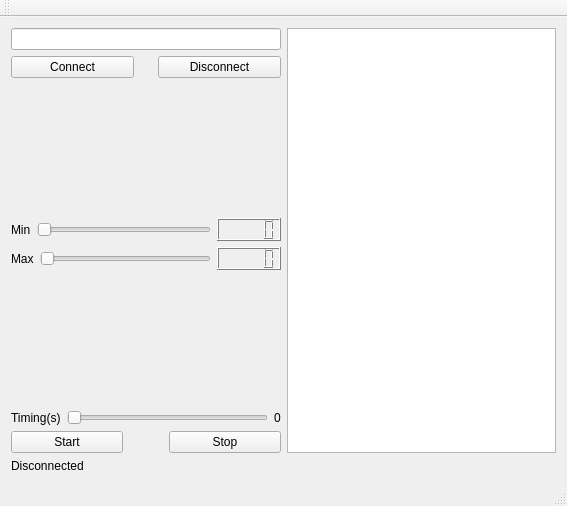
<?xml version="1.0" encoding="UTF-8"?>
<ui version="4.0">
 <class>MainWindow</class>
 <widget class="QMainWindow" name="MainWindow">
  <property name="geometry">
   <rect>
    <x>0</x>
    <y>0</y>
    <width>567</width>
    <height>506</height>
   </rect>
  </property>
  <property name="windowTitle">
   <string>Producer</string>
  </property>
  <widget class="QWidget" name="centralWidget">
   <layout class="QGridLayout" name="gridLayout">
    <item row="0" column="0">
     <layout class="QHBoxLayout" name="horizontalLayout_6">
      <item>
       <layout class="QVBoxLayout" name="verticalLayout_3" stretch="0,50,0,0,50,0">
        <item>
         <layout class="QVBoxLayout" name="verticalLayout">
          <item>
           <widget class="QLineEdit" name="lineEditIP"/>
          </item>
          <item>
           <layout class="QHBoxLayout" name="horizontalLayout_5" stretch="50,0,50">
            <item>
             <widget class="QPushButton" name="pushButtonConnect">
              <property name="text">
               <string>Connect</string>
              </property>
             </widget>
            </item>
            <item>
             <spacer name="horizontalSpacer">
              <property name="orientation">
               <enum>Qt::Horizontal</enum>
              </property>
              <property name="sizeHint" stdset="0">
               <size>
                <width>18</width>
                <height>20</height>
               </size>
              </property>
             </spacer>
            </item>
            <item>
             <widget class="QPushButton" name="pushButtonDisconnect">
              <property name="text">
               <string>Disconnect</string>
              </property>
             </widget>
            </item>
           </layout>
          </item>
         </layout>
        </item>
        <item>
         <spacer name="verticalSpacer_2">
          <property name="orientation">
           <enum>Qt::Vertical</enum>
          </property>
          <property name="sizeHint" stdset="0">
           <size>
            <width>20</width>
            <height>13</height>
           </size>
          </property>
         </spacer>
        </item>
        <item>
         <layout class="QHBoxLayout" name="horizontalLayout_3" stretch="0,100,0">
          <item>
           <widget class="QLabel" name="labelMin">
            <property name="text">
             <string>Min</string>
            </property>
           </widget>
          </item>
          <item>
           <widget class="QSlider" name="horizontalSliderMin">
            <property name="orientation">
             <enum>Qt::Horizontal</enum>
            </property>
           </widget>
          </item>
          <item>
           <widget class="QLCDNumber" name="lcdNumberMin">
            <property name="palette">
             <palette>
              <active>
               <colorrole role="WindowText">
                <brush brushstyle="SolidPattern">
                 <color alpha="255">
                  <red>0</red>
                  <green>0</green>
                  <blue>0</blue>
                 </color>
                </brush>
               </colorrole>
               <colorrole role="Button">
                <brush brushstyle="SolidPattern">
                 <color alpha="255">
                  <red>250</red>
                  <green>249</green>
                  <blue>248</blue>
                 </color>
                </brush>
               </colorrole>
               <colorrole role="Light">
                <brush brushstyle="SolidPattern">
                 <color alpha="255">
                  <red>255</red>
                  <green>255</green>
                  <blue>255</blue>
                 </color>
                </brush>
               </colorrole>
               <colorrole role="Midlight">
                <brush brushstyle="SolidPattern">
                 <color alpha="255">
                  <red>252</red>
                  <green>252</green>
                  <blue>251</blue>
                 </color>
                </brush>
               </colorrole>
               <colorrole role="Dark">
                <brush brushstyle="SolidPattern">
                 <color alpha="255">
                  <red>125</red>
                  <green>125</green>
                  <blue>124</blue>
                 </color>
                </brush>
               </colorrole>
               <colorrole role="Mid">
                <brush brushstyle="SolidPattern">
                 <color alpha="255">
                  <red>167</red>
                  <green>166</green>
                  <blue>165</blue>
                 </color>
                </brush>
               </colorrole>
               <colorrole role="Text">
                <brush brushstyle="SolidPattern">
                 <color alpha="255">
                  <red>0</red>
                  <green>0</green>
                  <blue>0</blue>
                 </color>
                </brush>
               </colorrole>
               <colorrole role="BrightText">
                <brush brushstyle="SolidPattern">
                 <color alpha="255">
                  <red>255</red>
                  <green>255</green>
                  <blue>255</blue>
                 </color>
                </brush>
               </colorrole>
               <colorrole role="ButtonText">
                <brush brushstyle="SolidPattern">
                 <color alpha="255">
                  <red>0</red>
                  <green>0</green>
                  <blue>0</blue>
                 </color>
                </brush>
               </colorrole>
               <colorrole role="Base">
                <brush brushstyle="SolidPattern">
                 <color alpha="255">
                  <red>255</red>
                  <green>255</green>
                  <blue>255</blue>
                 </color>
                </brush>
               </colorrole>
               <colorrole role="Window">
                <brush brushstyle="SolidPattern">
                 <color alpha="255">
                  <red>250</red>
                  <green>249</green>
                  <blue>248</blue>
                 </color>
                </brush>
               </colorrole>
               <colorrole role="Shadow">
                <brush brushstyle="SolidPattern">
                 <color alpha="255">
                  <red>0</red>
                  <green>0</green>
                  <blue>0</blue>
                 </color>
                </brush>
               </colorrole>
               <colorrole role="AlternateBase">
                <brush brushstyle="SolidPattern">
                 <color alpha="255">
                  <red>252</red>
                  <green>252</green>
                  <blue>251</blue>
                 </color>
                </brush>
               </colorrole>
               <colorrole role="ToolTipBase">
                <brush brushstyle="SolidPattern">
                 <color alpha="255">
                  <red>255</red>
                  <green>255</green>
                  <blue>220</blue>
                 </color>
                </brush>
               </colorrole>
               <colorrole role="ToolTipText">
                <brush brushstyle="SolidPattern">
                 <color alpha="255">
                  <red>0</red>
                  <green>0</green>
                  <blue>0</blue>
                 </color>
                </brush>
               </colorrole>
               <colorrole role="PlaceholderText">
                <brush brushstyle="SolidPattern">
                 <color alpha="127">
                  <red>0</red>
                  <green>0</green>
                  <blue>0</blue>
                 </color>
                </brush>
               </colorrole>
               <colorrole role="Accent">
                <brush brushstyle="SolidPattern">
                 <color alpha="255">
                  <red>255</red>
                  <green>255</green>
                  <blue>255</blue>
                 </color>
                </brush>
               </colorrole>
              </active>
              <inactive>
               <colorrole role="WindowText">
                <brush brushstyle="SolidPattern">
                 <color alpha="255">
                  <red>0</red>
                  <green>0</green>
                  <blue>0</blue>
                 </color>
                </brush>
               </colorrole>
               <colorrole role="Button">
                <brush brushstyle="SolidPattern">
                 <color alpha="255">
                  <red>250</red>
                  <green>249</green>
                  <blue>248</blue>
                 </color>
                </brush>
               </colorrole>
               <colorrole role="Light">
                <brush brushstyle="SolidPattern">
                 <color alpha="255">
                  <red>255</red>
                  <green>255</green>
                  <blue>255</blue>
                 </color>
                </brush>
               </colorrole>
               <colorrole role="Midlight">
                <brush brushstyle="SolidPattern">
                 <color alpha="255">
                  <red>252</red>
                  <green>252</green>
                  <blue>251</blue>
                 </color>
                </brush>
               </colorrole>
               <colorrole role="Dark">
                <brush brushstyle="SolidPattern">
                 <color alpha="255">
                  <red>125</red>
                  <green>125</green>
                  <blue>124</blue>
                 </color>
                </brush>
               </colorrole>
               <colorrole role="Mid">
                <brush brushstyle="SolidPattern">
                 <color alpha="255">
                  <red>167</red>
                  <green>166</green>
                  <blue>165</blue>
                 </color>
                </brush>
               </colorrole>
               <colorrole role="Text">
                <brush brushstyle="SolidPattern">
                 <color alpha="255">
                  <red>0</red>
                  <green>0</green>
                  <blue>0</blue>
                 </color>
                </brush>
               </colorrole>
               <colorrole role="BrightText">
                <brush brushstyle="SolidPattern">
                 <color alpha="255">
                  <red>255</red>
                  <green>255</green>
                  <blue>255</blue>
                 </color>
                </brush>
               </colorrole>
               <colorrole role="ButtonText">
                <brush brushstyle="SolidPattern">
                 <color alpha="255">
                  <red>0</red>
                  <green>0</green>
                  <blue>0</blue>
                 </color>
                </brush>
               </colorrole>
               <colorrole role="Base">
                <brush brushstyle="SolidPattern">
                 <color alpha="255">
                  <red>255</red>
                  <green>255</green>
                  <blue>255</blue>
                 </color>
                </brush>
               </colorrole>
               <colorrole role="Window">
                <brush brushstyle="SolidPattern">
                 <color alpha="255">
                  <red>250</red>
                  <green>249</green>
                  <blue>248</blue>
                 </color>
                </brush>
               </colorrole>
               <colorrole role="Shadow">
                <brush brushstyle="SolidPattern">
                 <color alpha="255">
                  <red>0</red>
                  <green>0</green>
                  <blue>0</blue>
                 </color>
                </brush>
               </colorrole>
               <colorrole role="AlternateBase">
                <brush brushstyle="SolidPattern">
                 <color alpha="255">
                  <red>252</red>
                  <green>252</green>
                  <blue>251</blue>
                 </color>
                </brush>
               </colorrole>
               <colorrole role="ToolTipBase">
                <brush brushstyle="SolidPattern">
                 <color alpha="255">
                  <red>255</red>
                  <green>255</green>
                  <blue>220</blue>
                 </color>
                </brush>
               </colorrole>
               <colorrole role="ToolTipText">
                <brush brushstyle="SolidPattern">
                 <color alpha="255">
                  <red>0</red>
                  <green>0</green>
                  <blue>0</blue>
                 </color>
                </brush>
               </colorrole>
               <colorrole role="PlaceholderText">
                <brush brushstyle="SolidPattern">
                 <color alpha="127">
                  <red>0</red>
                  <green>0</green>
                  <blue>0</blue>
                 </color>
                </brush>
               </colorrole>
               <colorrole role="Accent">
                <brush brushstyle="SolidPattern">
                 <color alpha="255">
                  <red>255</red>
                  <green>255</green>
                  <blue>255</blue>
                 </color>
                </brush>
               </colorrole>
              </inactive>
              <disabled>
               <colorrole role="WindowText">
                <brush brushstyle="SolidPattern">
                 <color alpha="255">
                  <red>125</red>
                  <green>125</green>
                  <blue>124</blue>
                 </color>
                </brush>
               </colorrole>
               <colorrole role="Button">
                <brush brushstyle="SolidPattern">
                 <color alpha="255">
                  <red>250</red>
                  <green>249</green>
                  <blue>248</blue>
                 </color>
                </brush>
               </colorrole>
               <colorrole role="Light">
                <brush brushstyle="SolidPattern">
                 <color alpha="255">
                  <red>255</red>
                  <green>255</green>
                  <blue>255</blue>
                 </color>
                </brush>
               </colorrole>
               <colorrole role="Midlight">
                <brush brushstyle="SolidPattern">
                 <color alpha="255">
                  <red>252</red>
                  <green>252</green>
                  <blue>251</blue>
                 </color>
                </brush>
               </colorrole>
               <colorrole role="Dark">
                <brush brushstyle="SolidPattern">
                 <color alpha="255">
                  <red>125</red>
                  <green>125</green>
                  <blue>124</blue>
                 </color>
                </brush>
               </colorrole>
               <colorrole role="Mid">
                <brush brushstyle="SolidPattern">
                 <color alpha="255">
                  <red>167</red>
                  <green>166</green>
                  <blue>165</blue>
                 </color>
                </brush>
               </colorrole>
               <colorrole role="Text">
                <brush brushstyle="SolidPattern">
                 <color alpha="255">
                  <red>125</red>
                  <green>125</green>
                  <blue>124</blue>
                 </color>
                </brush>
               </colorrole>
               <colorrole role="BrightText">
                <brush brushstyle="SolidPattern">
                 <color alpha="255">
                  <red>255</red>
                  <green>255</green>
                  <blue>255</blue>
                 </color>
                </brush>
               </colorrole>
               <colorrole role="ButtonText">
                <brush brushstyle="SolidPattern">
                 <color alpha="255">
                  <red>125</red>
                  <green>125</green>
                  <blue>124</blue>
                 </color>
                </brush>
               </colorrole>
               <colorrole role="Base">
                <brush brushstyle="SolidPattern">
                 <color alpha="255">
                  <red>250</red>
                  <green>249</green>
                  <blue>248</blue>
                 </color>
                </brush>
               </colorrole>
               <colorrole role="Window">
                <brush brushstyle="SolidPattern">
                 <color alpha="255">
                  <red>250</red>
                  <green>249</green>
                  <blue>248</blue>
                 </color>
                </brush>
               </colorrole>
               <colorrole role="Shadow">
                <brush brushstyle="SolidPattern">
                 <color alpha="255">
                  <red>0</red>
                  <green>0</green>
                  <blue>0</blue>
                 </color>
                </brush>
               </colorrole>
               <colorrole role="AlternateBase">
                <brush brushstyle="SolidPattern">
                 <color alpha="255">
                  <red>250</red>
                  <green>249</green>
                  <blue>248</blue>
                 </color>
                </brush>
               </colorrole>
               <colorrole role="ToolTipBase">
                <brush brushstyle="SolidPattern">
                 <color alpha="255">
                  <red>255</red>
                  <green>255</green>
                  <blue>220</blue>
                 </color>
                </brush>
               </colorrole>
               <colorrole role="ToolTipText">
                <brush brushstyle="SolidPattern">
                 <color alpha="255">
                  <red>0</red>
                  <green>0</green>
                  <blue>0</blue>
                 </color>
                </brush>
               </colorrole>
               <colorrole role="PlaceholderText">
                <brush brushstyle="SolidPattern">
                 <color alpha="127">
                  <red>125</red>
                  <green>125</green>
                  <blue>124</blue>
                 </color>
                </brush>
               </colorrole>
               <colorrole role="Accent">
                <brush brushstyle="SolidPattern">
                 <color alpha="255">
                  <red>255</red>
                  <green>255</green>
                  <blue>255</blue>
                 </color>
                </brush>
               </colorrole>
              </disabled>
             </palette>
            </property>
           </widget>
          </item>
         </layout>
        </item>
        <item>
         <layout class="QHBoxLayout" name="horizontalLayout_2" stretch="0,100,0">
          <item>
           <widget class="QLabel" name="labelMax">
            <property name="text">
             <string>Max</string>
            </property>
           </widget>
          </item>
          <item>
           <widget class="QSlider" name="horizontalSliderMax">
            <property name="orientation">
             <enum>Qt::Horizontal</enum>
            </property>
           </widget>
          </item>
          <item>
           <widget class="QLCDNumber" name="lcdNumberMax">
            <property name="palette">
             <palette>
              <active>
               <colorrole role="WindowText">
                <brush brushstyle="SolidPattern">
                 <color alpha="255">
                  <red>0</red>
                  <green>0</green>
                  <blue>0</blue>
                 </color>
                </brush>
               </colorrole>
               <colorrole role="Button">
                <brush brushstyle="SolidPattern">
                 <color alpha="255">
                  <red>255</red>
                  <green>255</green>
                  <blue>255</blue>
                 </color>
                </brush>
               </colorrole>
               <colorrole role="Light">
                <brush brushstyle="SolidPattern">
                 <color alpha="255">
                  <red>255</red>
                  <green>255</green>
                  <blue>255</blue>
                 </color>
                </brush>
               </colorrole>
               <colorrole role="Midlight">
                <brush brushstyle="SolidPattern">
                 <color alpha="255">
                  <red>255</red>
                  <green>255</green>
                  <blue>255</blue>
                 </color>
                </brush>
               </colorrole>
               <colorrole role="Dark">
                <brush brushstyle="SolidPattern">
                 <color alpha="255">
                  <red>127</red>
                  <green>127</green>
                  <blue>127</blue>
                 </color>
                </brush>
               </colorrole>
               <colorrole role="Mid">
                <brush brushstyle="SolidPattern">
                 <color alpha="255">
                  <red>170</red>
                  <green>170</green>
                  <blue>170</blue>
                 </color>
                </brush>
               </colorrole>
               <colorrole role="Text">
                <brush brushstyle="SolidPattern">
                 <color alpha="255">
                  <red>0</red>
                  <green>0</green>
                  <blue>0</blue>
                 </color>
                </brush>
               </colorrole>
               <colorrole role="BrightText">
                <brush brushstyle="SolidPattern">
                 <color alpha="255">
                  <red>255</red>
                  <green>255</green>
                  <blue>255</blue>
                 </color>
                </brush>
               </colorrole>
               <colorrole role="ButtonText">
                <brush brushstyle="SolidPattern">
                 <color alpha="255">
                  <red>0</red>
                  <green>0</green>
                  <blue>0</blue>
                 </color>
                </brush>
               </colorrole>
               <colorrole role="Base">
                <brush brushstyle="SolidPattern">
                 <color alpha="255">
                  <red>255</red>
                  <green>255</green>
                  <blue>255</blue>
                 </color>
                </brush>
               </colorrole>
               <colorrole role="Window">
                <brush brushstyle="SolidPattern">
                 <color alpha="255">
                  <red>255</red>
                  <green>255</green>
                  <blue>255</blue>
                 </color>
                </brush>
               </colorrole>
               <colorrole role="Shadow">
                <brush brushstyle="SolidPattern">
                 <color alpha="255">
                  <red>0</red>
                  <green>0</green>
                  <blue>0</blue>
                 </color>
                </brush>
               </colorrole>
               <colorrole role="AlternateBase">
                <brush brushstyle="SolidPattern">
                 <color alpha="255">
                  <red>255</red>
                  <green>255</green>
                  <blue>255</blue>
                 </color>
                </brush>
               </colorrole>
               <colorrole role="ToolTipBase">
                <brush brushstyle="SolidPattern">
                 <color alpha="255">
                  <red>255</red>
                  <green>255</green>
                  <blue>220</blue>
                 </color>
                </brush>
               </colorrole>
               <colorrole role="ToolTipText">
                <brush brushstyle="SolidPattern">
                 <color alpha="255">
                  <red>0</red>
                  <green>0</green>
                  <blue>0</blue>
                 </color>
                </brush>
               </colorrole>
               <colorrole role="PlaceholderText">
                <brush brushstyle="SolidPattern">
                 <color alpha="127">
                  <red>0</red>
                  <green>0</green>
                  <blue>0</blue>
                 </color>
                </brush>
               </colorrole>
               <colorrole role="Accent">
                <brush brushstyle="SolidPattern">
                 <color alpha="255">
                  <red>255</red>
                  <green>255</green>
                  <blue>255</blue>
                 </color>
                </brush>
               </colorrole>
              </active>
              <inactive>
               <colorrole role="WindowText">
                <brush brushstyle="SolidPattern">
                 <color alpha="255">
                  <red>0</red>
                  <green>0</green>
                  <blue>0</blue>
                 </color>
                </brush>
               </colorrole>
               <colorrole role="Button">
                <brush brushstyle="SolidPattern">
                 <color alpha="255">
                  <red>255</red>
                  <green>255</green>
                  <blue>255</blue>
                 </color>
                </brush>
               </colorrole>
               <colorrole role="Light">
                <brush brushstyle="SolidPattern">
                 <color alpha="255">
                  <red>255</red>
                  <green>255</green>
                  <blue>255</blue>
                 </color>
                </brush>
               </colorrole>
               <colorrole role="Midlight">
                <brush brushstyle="SolidPattern">
                 <color alpha="255">
                  <red>255</red>
                  <green>255</green>
                  <blue>255</blue>
                 </color>
                </brush>
               </colorrole>
               <colorrole role="Dark">
                <brush brushstyle="SolidPattern">
                 <color alpha="255">
                  <red>127</red>
                  <green>127</green>
                  <blue>127</blue>
                 </color>
                </brush>
               </colorrole>
               <colorrole role="Mid">
                <brush brushstyle="SolidPattern">
                 <color alpha="255">
                  <red>170</red>
                  <green>170</green>
                  <blue>170</blue>
                 </color>
                </brush>
               </colorrole>
               <colorrole role="Text">
                <brush brushstyle="SolidPattern">
                 <color alpha="255">
                  <red>0</red>
                  <green>0</green>
                  <blue>0</blue>
                 </color>
                </brush>
               </colorrole>
               <colorrole role="BrightText">
                <brush brushstyle="SolidPattern">
                 <color alpha="255">
                  <red>255</red>
                  <green>255</green>
                  <blue>255</blue>
                 </color>
                </brush>
               </colorrole>
               <colorrole role="ButtonText">
                <brush brushstyle="SolidPattern">
                 <color alpha="255">
                  <red>0</red>
                  <green>0</green>
                  <blue>0</blue>
                 </color>
                </brush>
               </colorrole>
               <colorrole role="Base">
                <brush brushstyle="SolidPattern">
                 <color alpha="255">
                  <red>255</red>
                  <green>255</green>
                  <blue>255</blue>
                 </color>
                </brush>
               </colorrole>
               <colorrole role="Window">
                <brush brushstyle="SolidPattern">
                 <color alpha="255">
                  <red>255</red>
                  <green>255</green>
                  <blue>255</blue>
                 </color>
                </brush>
               </colorrole>
               <colorrole role="Shadow">
                <brush brushstyle="SolidPattern">
                 <color alpha="255">
                  <red>0</red>
                  <green>0</green>
                  <blue>0</blue>
                 </color>
                </brush>
               </colorrole>
               <colorrole role="AlternateBase">
                <brush brushstyle="SolidPattern">
                 <color alpha="255">
                  <red>255</red>
                  <green>255</green>
                  <blue>255</blue>
                 </color>
                </brush>
               </colorrole>
               <colorrole role="ToolTipBase">
                <brush brushstyle="SolidPattern">
                 <color alpha="255">
                  <red>255</red>
                  <green>255</green>
                  <blue>220</blue>
                 </color>
                </brush>
               </colorrole>
               <colorrole role="ToolTipText">
                <brush brushstyle="SolidPattern">
                 <color alpha="255">
                  <red>0</red>
                  <green>0</green>
                  <blue>0</blue>
                 </color>
                </brush>
               </colorrole>
               <colorrole role="PlaceholderText">
                <brush brushstyle="SolidPattern">
                 <color alpha="127">
                  <red>0</red>
                  <green>0</green>
                  <blue>0</blue>
                 </color>
                </brush>
               </colorrole>
               <colorrole role="Accent">
                <brush brushstyle="SolidPattern">
                 <color alpha="255">
                  <red>255</red>
                  <green>255</green>
                  <blue>255</blue>
                 </color>
                </brush>
               </colorrole>
              </inactive>
              <disabled>
               <colorrole role="WindowText">
                <brush brushstyle="SolidPattern">
                 <color alpha="255">
                  <red>127</red>
                  <green>127</green>
                  <blue>127</blue>
                 </color>
                </brush>
               </colorrole>
               <colorrole role="Button">
                <brush brushstyle="SolidPattern">
                 <color alpha="255">
                  <red>255</red>
                  <green>255</green>
                  <blue>255</blue>
                 </color>
                </brush>
               </colorrole>
               <colorrole role="Light">
                <brush brushstyle="SolidPattern">
                 <color alpha="255">
                  <red>255</red>
                  <green>255</green>
                  <blue>255</blue>
                 </color>
                </brush>
               </colorrole>
               <colorrole role="Midlight">
                <brush brushstyle="SolidPattern">
                 <color alpha="255">
                  <red>255</red>
                  <green>255</green>
                  <blue>255</blue>
                 </color>
                </brush>
               </colorrole>
               <colorrole role="Dark">
                <brush brushstyle="SolidPattern">
                 <color alpha="255">
                  <red>127</red>
                  <green>127</green>
                  <blue>127</blue>
                 </color>
                </brush>
               </colorrole>
               <colorrole role="Mid">
                <brush brushstyle="SolidPattern">
                 <color alpha="255">
                  <red>170</red>
                  <green>170</green>
                  <blue>170</blue>
                 </color>
                </brush>
               </colorrole>
               <colorrole role="Text">
                <brush brushstyle="SolidPattern">
                 <color alpha="255">
                  <red>127</red>
                  <green>127</green>
                  <blue>127</blue>
                 </color>
                </brush>
               </colorrole>
               <colorrole role="BrightText">
                <brush brushstyle="SolidPattern">
                 <color alpha="255">
                  <red>255</red>
                  <green>255</green>
                  <blue>255</blue>
                 </color>
                </brush>
               </colorrole>
               <colorrole role="ButtonText">
                <brush brushstyle="SolidPattern">
                 <color alpha="255">
                  <red>127</red>
                  <green>127</green>
                  <blue>127</blue>
                 </color>
                </brush>
               </colorrole>
               <colorrole role="Base">
                <brush brushstyle="SolidPattern">
                 <color alpha="255">
                  <red>255</red>
                  <green>255</green>
                  <blue>255</blue>
                 </color>
                </brush>
               </colorrole>
               <colorrole role="Window">
                <brush brushstyle="SolidPattern">
                 <color alpha="255">
                  <red>255</red>
                  <green>255</green>
                  <blue>255</blue>
                 </color>
                </brush>
               </colorrole>
               <colorrole role="Shadow">
                <brush brushstyle="SolidPattern">
                 <color alpha="255">
                  <red>0</red>
                  <green>0</green>
                  <blue>0</blue>
                 </color>
                </brush>
               </colorrole>
               <colorrole role="AlternateBase">
                <brush brushstyle="SolidPattern">
                 <color alpha="255">
                  <red>255</red>
                  <green>255</green>
                  <blue>255</blue>
                 </color>
                </brush>
               </colorrole>
               <colorrole role="ToolTipBase">
                <brush brushstyle="SolidPattern">
                 <color alpha="255">
                  <red>255</red>
                  <green>255</green>
                  <blue>220</blue>
                 </color>
                </brush>
               </colorrole>
               <colorrole role="ToolTipText">
                <brush brushstyle="SolidPattern">
                 <color alpha="255">
                  <red>0</red>
                  <green>0</green>
                  <blue>0</blue>
                 </color>
                </brush>
               </colorrole>
               <colorrole role="PlaceholderText">
                <brush brushstyle="SolidPattern">
                 <color alpha="127">
                  <red>127</red>
                  <green>127</green>
                  <blue>127</blue>
                 </color>
                </brush>
               </colorrole>
               <colorrole role="Accent">
                <brush brushstyle="SolidPattern">
                 <color alpha="255">
                  <red>255</red>
                  <green>255</green>
                  <blue>255</blue>
                 </color>
                </brush>
               </colorrole>
              </disabled>
             </palette>
            </property>
           </widget>
          </item>
         </layout>
        </item>
        <item>
         <spacer name="verticalSpacer">
          <property name="orientation">
           <enum>Qt::Vertical</enum>
          </property>
          <property name="sizeHint" stdset="0">
           <size>
            <width>213</width>
            <height>13</height>
           </size>
          </property>
         </spacer>
        </item>
        <item>
         <layout class="QVBoxLayout" name="verticalLayout_2">
          <item>
           <layout class="QHBoxLayout" name="horizontalLayout" stretch="0,100,0">
            <item>
             <widget class="QLabel" name="labelTiming">
              <property name="text">
               <string>Timing(s)</string>
              </property>
              <property name="buddy">
               <cstring>horizontalSliderTiming</cstring>
              </property>
             </widget>
            </item>
            <item>
             <widget class="QSlider" name="horizontalSliderTiming">
              <property name="maximum">
               <number>60</number>
              </property>
              <property name="orientation">
               <enum>Qt::Horizontal</enum>
              </property>
             </widget>
            </item>
            <item>
             <widget class="QLabel" name="labelPeriod">
              <property name="text">
               <string>0</string>
              </property>
             </widget>
            </item>
           </layout>
          </item>
          <item>
           <layout class="QHBoxLayout" name="horizontalLayout_4" stretch="50,0,50">
            <item>
             <widget class="QPushButton" name="pushButtonStartTiming">
              <property name="text">
               <string>Start</string>
              </property>
             </widget>
            </item>
            <item>
             <spacer name="horizontalSpacer_2">
              <property name="orientation">
               <enum>Qt::Horizontal</enum>
              </property>
              <property name="sizeHint" stdset="0">
               <size>
                <width>40</width>
                <height>20</height>
               </size>
              </property>
             </spacer>
            </item>
            <item>
             <widget class="QPushButton" name="pushButtonStopTiming">
              <property name="text">
               <string>Stop</string>
              </property>
             </widget>
            </item>
           </layout>
          </item>
         </layout>
        </item>
       </layout>
      </item>
      <item>
       <widget class="QTextBrowser" name="textBrowserCommand"/>
      </item>
     </layout>
    </item>
    <item row="1" column="0">
     <widget class="QLabel" name="labelStatus">
      <property name="text">
       <string>Disconnected</string>
      </property>
     </widget>
    </item>
   </layout>
  </widget>
  <widget class="QMenuBar" name="menuBar">
   <property name="geometry">
    <rect>
     <x>0</x>
     <y>0</y>
     <width>567</width>
     <height>23</height>
    </rect>
   </property>
  </widget>
  <widget class="QToolBar" name="mainToolBar">
   <attribute name="toolBarArea">
    <enum>TopToolBarArea</enum>
   </attribute>
   <attribute name="toolBarBreak">
    <bool>false</bool>
   </attribute>
  </widget>
  <widget class="QStatusBar" name="statusBar"/>
 </widget>
 <layoutdefault spacing="6" margin="11"/>
 <resources/>
 <connections>
  <connection>
   <sender>horizontalSliderMin</sender>
   <signal>valueChanged(int)</signal>
   <receiver>lcdNumberMin</receiver>
   <slot>display(int)</slot>
   <hints>
    <hint type="sourcelabel">
     <x>120</x>
     <y>244</y>
    </hint>
    <hint type="destinationlabel">
     <x>278</x>
     <y>248</y>
    </hint>
   </hints>
  </connection>
  <connection>
   <sender>horizontalSliderMax</sender>
   <signal>valueChanged(int)</signal>
   <receiver>lcdNumberMax</receiver>
   <slot>display(int)</slot>
   <hints>
    <hint type="sourcelabel">
     <x>146</x>
     <y>275</y>
    </hint>
    <hint type="destinationlabel">
     <x>278</x>
     <y>279</y>
    </hint>
   </hints>
  </connection>
  <connection>
   <sender>horizontalSliderTiming</sender>
   <signal>valueChanged(int)</signal>
   <receiver>labelPeriod</receiver>
   <slot>setNum(int)</slot>
   <hints>
    <hint type="sourcelabel">
     <x>170</x>
     <y>402</y>
    </hint>
    <hint type="destinationlabel">
     <x>222</x>
     <y>407</y>
    </hint>
   </hints>
  </connection>
 </connections>
</ui>
